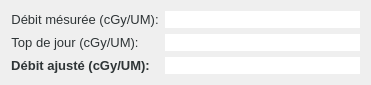
   <widget class="QWidget" name="formLayoutWidget">
    <property name="geometry">
     <rect>
      <x>130</x>
      <y>760</y>
      <width>371</width>
      <height>80</height>
     </rect>
    </property>
    <layout class="QFormLayout" name="formLayout">
     <item row="0" column="0">
      <widget class="QLabel" name="label_88">
       <property name="styleSheet">
        <string notr="true">color: rgb(46, 52, 54);</string>
       </property>
       <property name="text">
        <string>&lt;html&gt;&lt;head/&gt;&lt;body&gt;&lt;p align=&quot;center&quot;&gt;&lt;span style=&quot; font-size:10pt;&quot;&gt;Débit mésurée (cGy/UM):&lt;/span&gt;&lt;/p&gt;&lt;/body&gt;&lt;/html&gt;</string>
       </property>
      </widget>
     </item>
     <item row="1" column="0">
      <widget class="QLabel" name="label_89">
       <property name="styleSheet">
        <string notr="true">color: rgb(46, 52, 54);</string>
       </property>
       <property name="text">
        <string>&lt;html&gt;&lt;head/&gt;&lt;body&gt;&lt;p align=&quot;center&quot;&gt;&lt;span style=&quot; font-size:10pt;&quot;&gt;Top de jour (cGy/UM):&lt;/span&gt;&lt;/p&gt;&lt;/body&gt;&lt;/html&gt;</string>
       </property>
      </widget>
     </item>
     <item row="2" column="0">
      <widget class="QLabel" name="label_90">
       <property name="styleSheet">
        <string notr="true">color: rgb(46, 52, 54);</string>
       </property>
       <property name="text">
        <string>&lt;html&gt;&lt;head/&gt;&lt;body&gt;&lt;p align=&quot;center&quot;&gt;&lt;span style=&quot; font-size:10pt; font-weight:600;&quot;&gt;Débit ajusté (cGy/UM):&lt;/span&gt;&lt;/p&gt;&lt;/body&gt;&lt;/html&gt;</string>
       </property>
      </widget>
     </item>
     <item row="0" column="1">
      <widget class="QLineEdit" name="debitMesureLineEdit">
       <property name="font">
        <font>
         <pointsize>10</pointsize>
         <weight>50</weight>
         <bold>false</bold>
        </font>
       </property>
       <property name="styleSheet">
        <string notr="true">color: rgb(46, 52, 54);
border: none;</string>
       </property>
      </widget>
     </item>
     <item row="1" column="1">
      <widget class="QLineEdit" name="topDeJourLineEdit">
       <property name="font">
        <font>
         <pointsize>10</pointsize>
         <weight>50</weight>
         <bold>false</bold>
        </font>
       </property>
       <property name="styleSheet">
        <string notr="true">border: none;
color: rgb(46, 52, 54);</string>
       </property>
      </widget>
     </item>
     <item row="2" column="1">
      <widget class="QLineEdit" name="debitAjusteLineEdit">
       <property name="font">
        <font>
         <pointsize>10</pointsize>
         <weight>75</weight>
         <bold>true</bold>
        </font>
       </property>
       <property name="styleSheet">
        <string notr="true">border: none;
color: rgb(46, 52, 54);</string>
       </property>
      </widget>
     </item>
    </layout>
   </widget>
